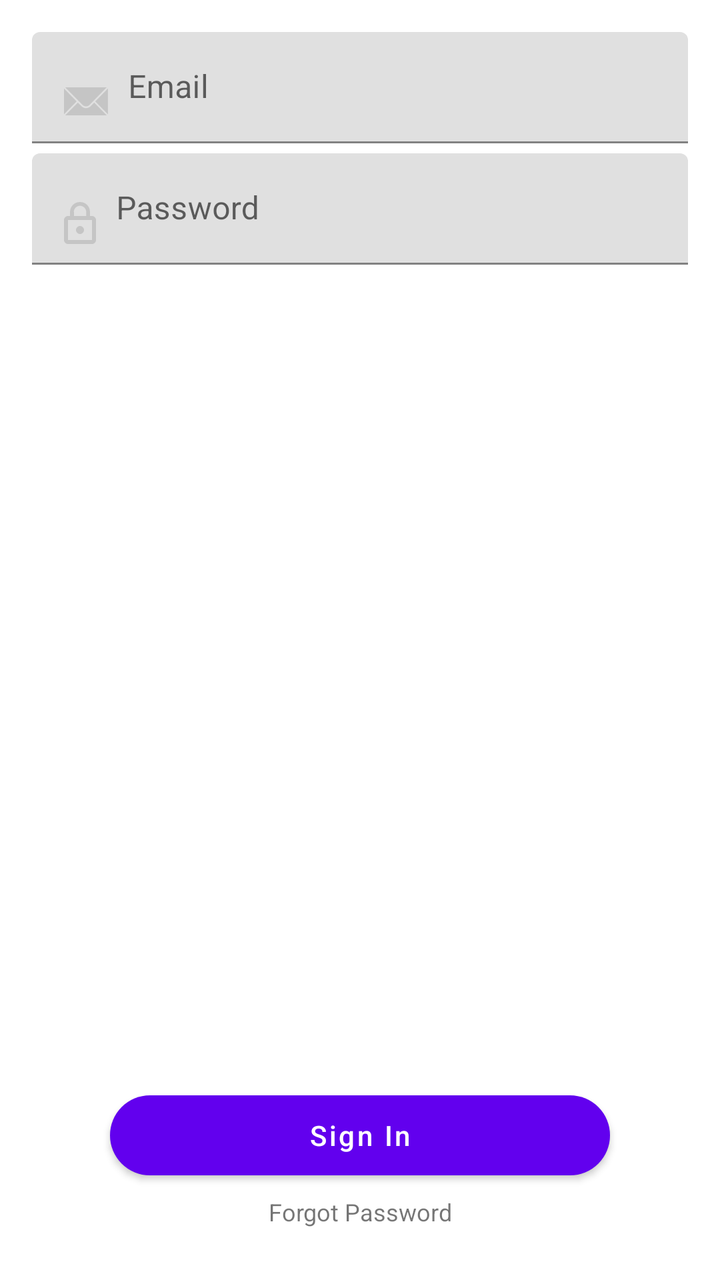
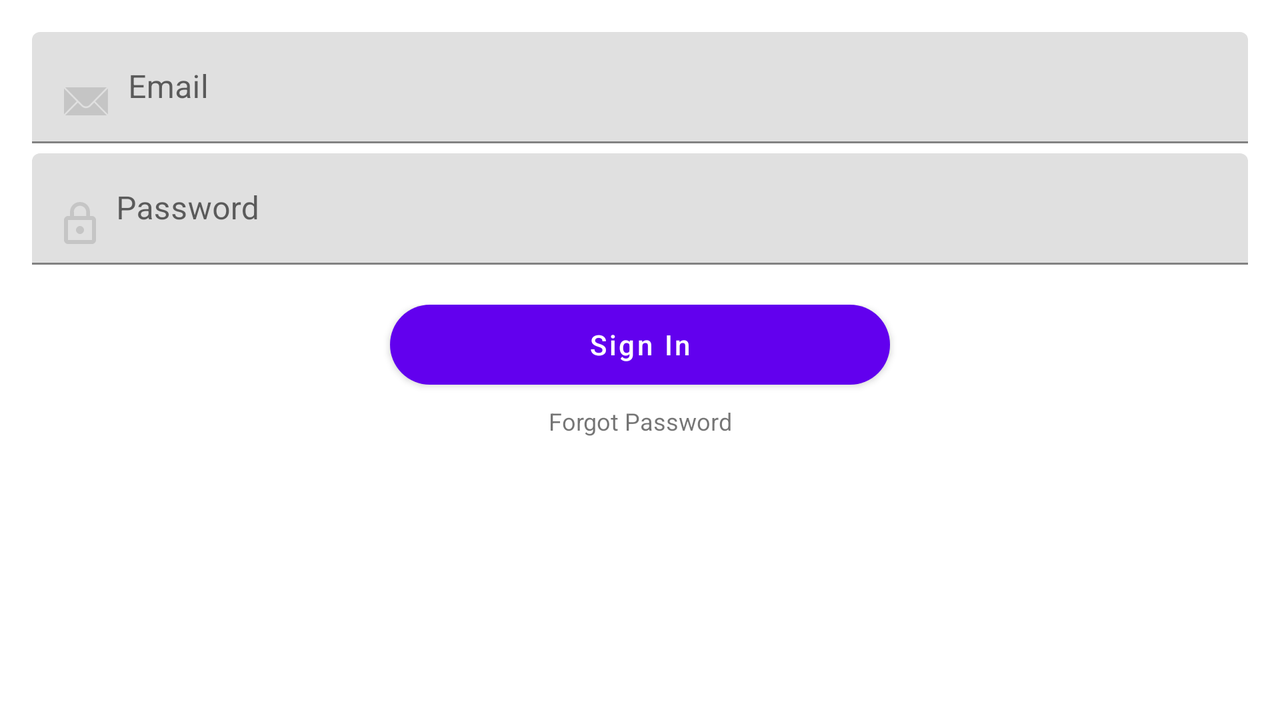

First picture: res/layout/ on a phone held upright. Second picture: the repository's own variant of that layout, on a device whose configuration matches the variant's folder. Source for both follows.
<!-- AndroidManifest.xml: fallback theme Theme.MaterialComponents.DayNight.NoActionBar -->
<!-- res/layout/fragment_form_sign_in.xml -->
<?xml version="1.0" encoding="utf-8"?>
<RelativeLayout xmlns:android="http://schemas.android.com/apk/res/android"
    android:layout_width="match_parent"
    android:layout_height="match_parent"
    android:paddingLeft="16dp"
    android:paddingRight="16dp"
    android:paddingTop="16dp"
    android:paddingBottom="16dp"
    >
    <LinearLayout
        android:layout_width="match_parent"
        android:layout_height="wrap_content"
        android:orientation="vertical"
        android:id="@+id/entry"
        >
        <android.support.design.widget.TextInputLayout
            android:theme="@style/TextLabel"
            style="@style/signin_signup_input_layout"
            >
            <EditText
                android:id="@+id/input_user_name"
                style="@style/sign_in_up_entry_text"
                android:drawableLeft="@drawable/email_icon"
                android:inputType="textEmailAddress"
                android:hint="@string/reg_entry_email"
                />
        </android.support.design.widget.TextInputLayout>
        <android.support.design.widget.TextInputLayout
            android:theme="@style/TextLabel"
            style="@style/signin_signup_input_layout"
            >
            <EditText
                android:id="@+id/input_password"
                style="@style/sign_in_up_entry_text"
                android:inputType="textPassword"
                android:drawableLeft="@drawable/password_icon"
                android:hint="@string/reg_hint_password"
                />
        </android.support.design.widget.TextInputLayout>
    </LinearLayout>
    <ProgressBar
        android:layout_width="150dp"
        android:layout_height="30dp"
        style="?android:attr/progressBarStyleHorizontal"
        android:indeterminateOnly="true"
        android:id="@+id/progress_bar"
        android:layout_below="@+id/entry"
        android:visibility="gone"
        android:layout_marginTop="50dp"
        android:minHeight="30dp"
        android:layout_centerHorizontal="true"
        />
    <LinearLayout
        android:layout_width="match_parent"
        android:layout_height="wrap_content"
        android:layout_alignParentBottom="true"
        android:layout_marginTop="15dp"
        android:paddingLeft="10dp"
        android:paddingRight="10dp"
        android:orientation="vertical">
        <Button
            android:id="@+id/btn_login"
            android:text="@string/btn_sign_in"
            style="@style/general_button"
            android:layout_gravity="center"
            />
        <TextView
            android:layout_width="match_parent"
            android:layout_height="wrap_content"
            android:id="@+id/tv_forgot_password"
            android:text="@string/forgot_password"
            android:textAlignment="center"
            android:textSize="12sp"
            android:padding="10dp"
            />

    </LinearLayout>
</RelativeLayout>
<!-- resources referenced by this layout -->
<resources>
  <!-- drawable email_icon: png bitmap (drawable-hdpi, 857 bytes) -->
  <!-- drawable password_icon: png bitmap (drawable-hdpi, 678 bytes) -->
  <string name="btn_sign_in">Sign In</string>
  <string name="forgot_password">Forgot Password</string>
  <string name="reg_entry_email">Email</string>
  <string name="reg_hint_password">Password</string>
  <style name="TextLabel">
          
          
          <item name="colorControlNormal">#ddd</item>
      </style>
  <style name="general_button">
          <item name="android:layout_height">@dimen/button_height</item>
          <item name="android:layout_width">250dp</item>
          <item name="android:textAllCaps">false</item>
          <item name="android:textColor">@color/white</item>
          <item name="android:background">@drawable/btn_select_langs</item>
      </style>
  <style name="sign_in_up_entry_text">
          <item name="android:layout_width">match_parent</item>
          <item name="android:layout_height">wrap_content</item>
          <item name="android:drawablePadding">10dp</item>
          <item name="android:maxLines">1</item>
      </style>
  <style name="signin_signup_input_layout">
          <item name="android:layout_width">match_parent</item>
          <item name="android:layout_height">wrap_content</item>
          <item name="android:paddingBottom">5dp</item>
      </style>
  <dimen name="button_height">40dp</dimen>
  <color name="white">#fff</color>
  <!-- drawable btn_select_langs (drawable) -->
  <?xml version="1.0" encoding="utf-8"?>
  <shape
      xmlns:android="http://schemas.android.com/apk/res/android"
      android:shape="rectangle"
      >
      <corners
          android:radius="@dimen/corner_button_select_langs"      />
      <solid android:color="@color/main_color" />
  </shape>
  <dimen name="corner_button_select_langs">20dp</dimen>
  <color name="main_color">#323a45</color>
</resources>
<!-- res/layout-land/fragment_form_sign_in.xml (the repository's variant of the layout above) -->
<!-- drawn on the phone turned sideways -->
<?xml version="1.0" encoding="utf-8"?>
<ScrollView
    xmlns:android="http://schemas.android.com/apk/res/android"
    android:layout_width="match_parent"
    android:layout_height="match_parent"
    android:paddingLeft="16dp"
    android:paddingRight="16dp"
    android:paddingTop="16dp"
    android:paddingBottom="16dp"
    >
    <RelativeLayout
        android:layout_width="match_parent"
        android:layout_height="match_parent"
        >
        <LinearLayout
            android:layout_width="match_parent"
            android:layout_height="wrap_content"
            android:orientation="vertical"
            android:id="@+id/entry"
            >
            <android.support.design.widget.TextInputLayout
                android:theme="@style/TextLabel"
                style="@style/signin_signup_input_layout"
                >
                <EditText
                    android:id="@+id/input_user_name"
                    style="@style/sign_in_up_entry_text"
                    android:drawableLeft="@drawable/email_icon"
                    android:inputType="textEmailAddress"
                    android:hint="@string/reg_entry_email"

                    />
            </android.support.design.widget.TextInputLayout>
            <android.support.design.widget.TextInputLayout
                android:theme="@style/TextLabel"
                style="@style/signin_signup_input_layout"
                >
                <EditText
                    android:id="@+id/input_password"
                    style="@style/sign_in_up_entry_text"
                    android:inputType="textPassword"
                    android:drawableLeft="@drawable/password_icon"
                    android:hint="@string/reg_hint_password"
                    />
            </android.support.design.widget.TextInputLayout>
        </LinearLayout>
        <ProgressBar
            android:layout_width="150dp"
            android:layout_height="30dp"
            style="?android:attr/progressBarStyleHorizontal"
            android:indeterminateOnly="true"
            android:id="@+id/progress_bar"
            android:layout_below="@+id/entry"
            android:visibility="gone"
            android:layout_marginTop="50dp"
            android:minHeight="30dp"
            android:layout_centerHorizontal="true"
            />
        <LinearLayout
            android:layout_width="match_parent"
            android:layout_height="wrap_content"
            android:layout_marginTop="15dp"
            android:layout_below="@+id/progress_bar"
            android:paddingLeft="10dp"
            android:paddingRight="10dp"
            android:orientation="vertical">
            <Button
                android:id="@+id/btn_login"
                android:text="@string/btn_sign_in"
                style="@style/general_button"
                android:layout_gravity="center"
                />
            <TextView
                android:layout_width="match_parent"
                android:layout_height="wrap_content"
                android:id="@+id/tv_forgot_password"
                android:text="@string/forgot_password"
                android:textAlignment="center"
                android:textSize="12sp"
                android:padding="10dp"
                />
        </LinearLayout>
    </RelativeLayout>
</ScrollView>
